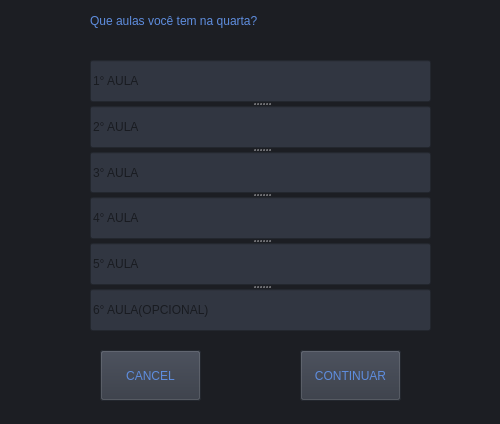
<?xml version="1.0" encoding="UTF-8"?>
<ui version="4.0">
 <class>dialog</class>
 <widget class="QDialog" name="dialog">
  <property name="geometry">
   <rect>
    <x>0</x>
    <y>0</y>
    <width>500</width>
    <height>424</height>
   </rect>
  </property>
  <property name="windowTitle">
   <string>CONFIGURAÇÃO DAS AULAS</string>
  </property>
  <property name="styleSheet">
   <string notr="true">background-color: rgb(28, 30, 35);</string>
  </property>
  <widget class="QDialogButtonBox" name="buttonBox">
   <property name="geometry">
    <rect>
     <x>10</x>
     <y>600</y>
     <width>461</width>
     <height>32</height>
    </rect>
   </property>
   <property name="orientation">
    <enum>Qt::Horizontal</enum>
   </property>
   <property name="standardButtons">
    <set>QDialogButtonBox::Cancel|QDialogButtonBox::Ok</set>
   </property>
  </widget>
  <widget class="QPushButton" name="Button_return">
   <property name="geometry">
    <rect>
     <x>100</x>
     <y>350</y>
     <width>101</width>
     <height>51</height>
    </rect>
   </property>
   <property name="styleSheet">
    <string notr="true">background-color: rgb(49,54,65);
font: 87 10pt &quot;Arial Black&quot;;
color: rgb(94,141,222);</string>
   </property>
   <property name="text">
    <string>CANCEL</string>
   </property>
  </widget>
  <widget class="QLabel" name="label">
   <property name="geometry">
    <rect>
     <x>90</x>
     <y>10</y>
     <width>311</width>
     <height>21</height>
    </rect>
   </property>
   <property name="styleSheet">
    <string notr="true">background-color: rgb(28, 30, 35);
font: 87 13pt &quot;Arial Black&quot;;
color: rgb(94,141,222);</string>
   </property>
   <property name="text">
    <string>Que aulas você tem na quarta?</string>
   </property>
  </widget>
  <widget class="QSplitter" name="splitter">
   <property name="geometry">
    <rect>
     <x>90</x>
     <y>60</y>
     <width>341</width>
     <height>271</height>
    </rect>
   </property>
   <property name="orientation">
    <enum>Qt::Vertical</enum>
   </property>
   <widget class="QLineEdit" name="lineEdit_firstlesson">
    <property name="styleSheet">
     <string notr="true">background-color: rgb(49,54,65);
font: 87 10pt &quot;Arial Black&quot;;</string>
    </property>
    <property name="text">
     <string/>
    </property>
    <property name="placeholderText">
     <string>1° AULA</string>
    </property>
   </widget>
   <widget class="QLineEdit" name="lineEdit_secondlesson">
    <property name="styleSheet">
     <string notr="true">background-color: rgb(49,54,65);
font: 87 10pt &quot;Arial Black&quot;;</string>
    </property>
    <property name="placeholderText">
     <string>2° AULA</string>
    </property>
   </widget>
   <widget class="QLineEdit" name="lineEdit_3lesson">
    <property name="styleSheet">
     <string notr="true">background-color: rgb(49,54,65);
font: 87 10pt &quot;Arial Black&quot;;</string>
    </property>
    <property name="placeholderText">
     <string>3° AULA</string>
    </property>
   </widget>
   <widget class="QLineEdit" name="lineEdit_fourlesson">
    <property name="styleSheet">
     <string notr="true">background-color: rgb(49,54,65);
font: 87 10pt &quot;Arial Black&quot;;</string>
    </property>
    <property name="placeholderText">
     <string>4° AULA</string>
    </property>
   </widget>
   <widget class="QLineEdit" name="lineEdit_fivelesson">
    <property name="styleSheet">
     <string notr="true">background-color: rgb(49,54,65);
font: 87 10pt &quot;Arial Black&quot;;</string>
    </property>
    <property name="placeholderText">
     <string>5° AULA</string>
    </property>
   </widget>
   <widget class="QLineEdit" name="lineEdit_sixlesson">
    <property name="styleSheet">
     <string notr="true">background-color: rgb(49,54,65);
font: 87 10pt &quot;Arial Black&quot;;</string>
    </property>
    <property name="placeholderText">
     <string>6° AULA(OPCIONAL)</string>
    </property>
   </widget>
  </widget>
  <widget class="QPushButton" name="Button_continuar">
   <property name="geometry">
    <rect>
     <x>300</x>
     <y>350</y>
     <width>101</width>
     <height>51</height>
    </rect>
   </property>
   <property name="styleSheet">
    <string notr="true">background-color: rgb(49,54,65);
font: 87 10pt &quot;Arial Black&quot;;
color: rgb(94,141,222);</string>
   </property>
   <property name="text">
    <string>CONTINUAR</string>
   </property>
  </widget>
 </widget>
 <resources/>
 <connections>
  <connection>
   <sender>buttonBox</sender>
   <signal>accepted()</signal>
   <receiver>dialog</receiver>
   <slot>accept()</slot>
   <hints>
    <hint type="sourcelabel">
     <x>248</x>
     <y>254</y>
    </hint>
    <hint type="destinationlabel">
     <x>157</x>
     <y>274</y>
    </hint>
   </hints>
  </connection>
  <connection>
   <sender>buttonBox</sender>
   <signal>rejected()</signal>
   <receiver>dialog</receiver>
   <slot>reject()</slot>
   <hints>
    <hint type="sourcelabel">
     <x>316</x>
     <y>260</y>
    </hint>
    <hint type="destinationlabel">
     <x>286</x>
     <y>274</y>
    </hint>
   </hints>
  </connection>
 </connections>
</ui>
